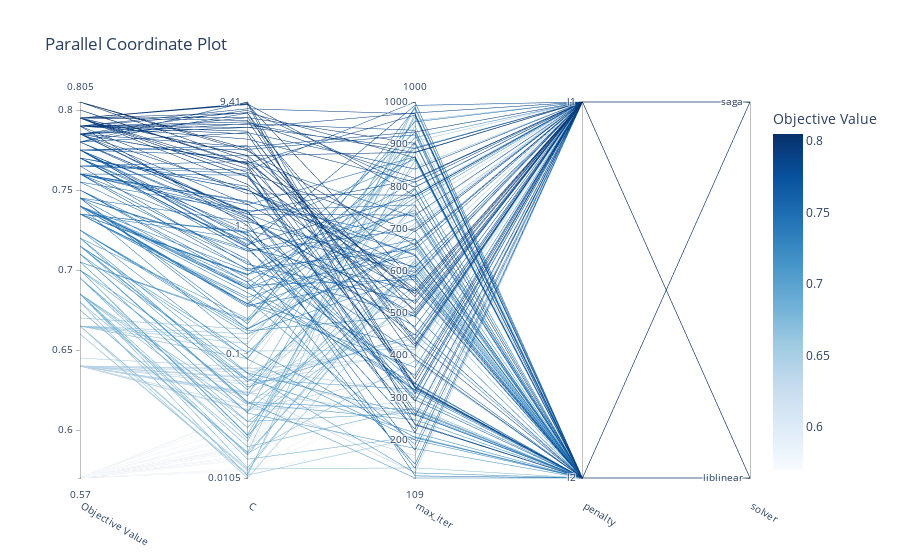

Notebook cell for this chart:
### Code cell
optuna.visualization.plot_parallel_coordinate(study)

### Figure 1 — Plotly figure (JSON) as saved in the notebook; plotly's stock layout.template omitted (floating-point values rounded to 4 significant figures; data arrays with more than 128 entries replaced by an {"elided": "..."} marker saying what was removed)
{"data": [{"dimensions": [{"label": "Objective Value", "range": [0.57, 0.805], "values": {"elided": "200 float values"}}, {"label": "C", "range": [-1.979, 0.9735], "ticktext": ["0.0105", "0.1", "1", "9.41"], "tickvals": [-1.979, -1, 0, 0.9735], "values": {"elided": "200 float values"}}, {"label": "max_iter", "range": [109, 1000], "values": {"elided": "200 int values"}}, {"label": "penalty", "range": [0, 1], "ticktext": ["l2", "l1"], "tickvals": [0, 1], "values": {"elided": "200 int values"}}, {"label": "solver", "range": [0, 1], "ticktext": ["liblinear", "saga"], "tickvals": [0, 1], "values": {"elided": "200 int values"}}], "labelangle": 30, "labelside": "bottom", "line": {"color": {"elided": "200 float values"}, "colorbar": {"title": {"text": "Objective Value"}}, "colorscale": [[0, "rgb(247,251,255)"], [0.125, "rgb(222,235,247)"], [0.25, "rgb(198,219,239)"], [0.375, "rgb(158,202,225)"], [0.5, "rgb(107,174,214)"], [0.625, "rgb(66,146,198)"], [0.75, "rgb(33,113,181)"], [0.875, "rgb(8,81,156)"], [1, "rgb(8,48,107)"]], "reversescale": false, "showscale": true}, "type": "parcoords"}], "layout": {"title": {"text": "Parallel Coordinate Plot"}}}
